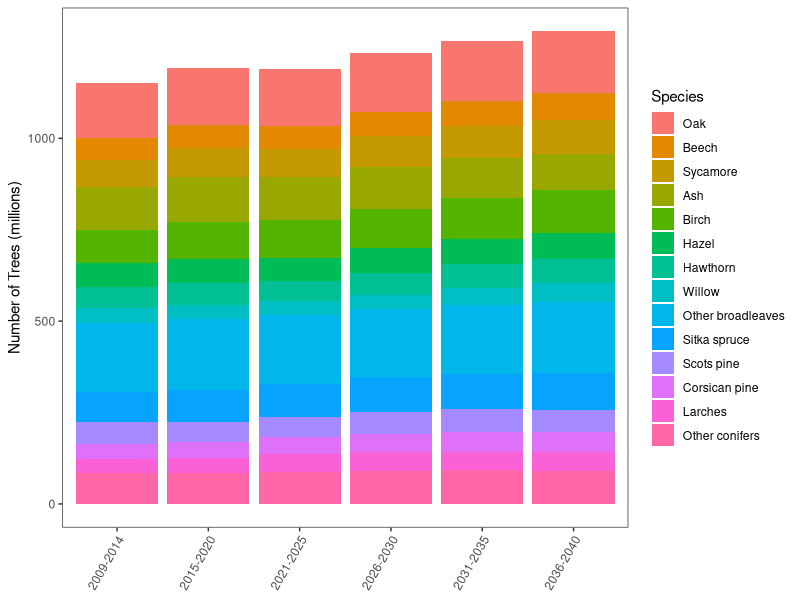
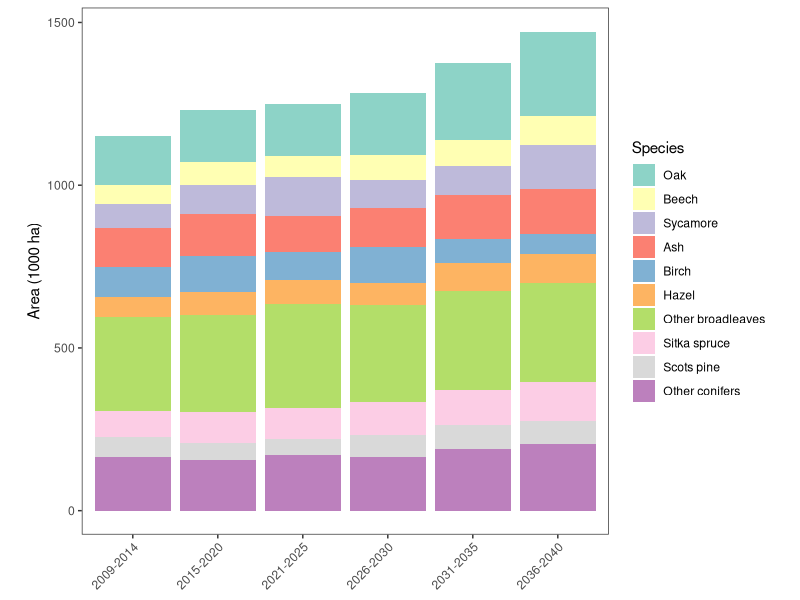
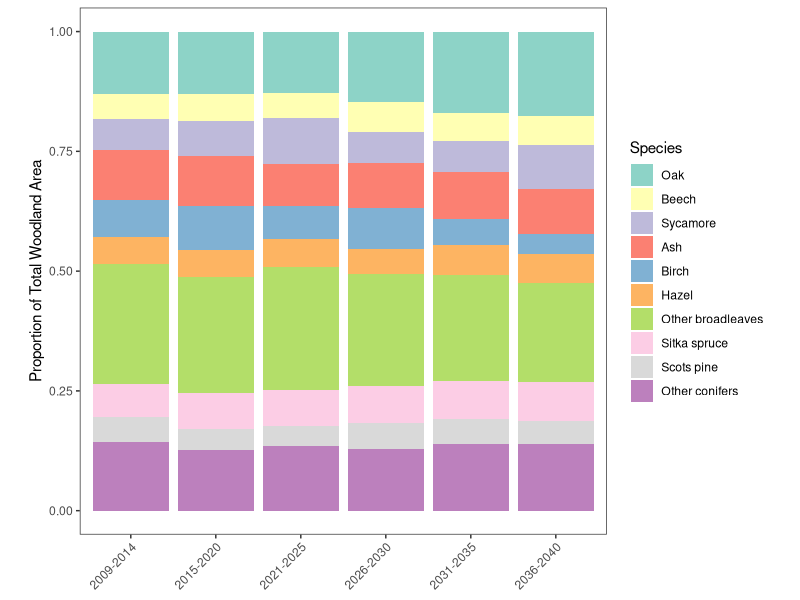
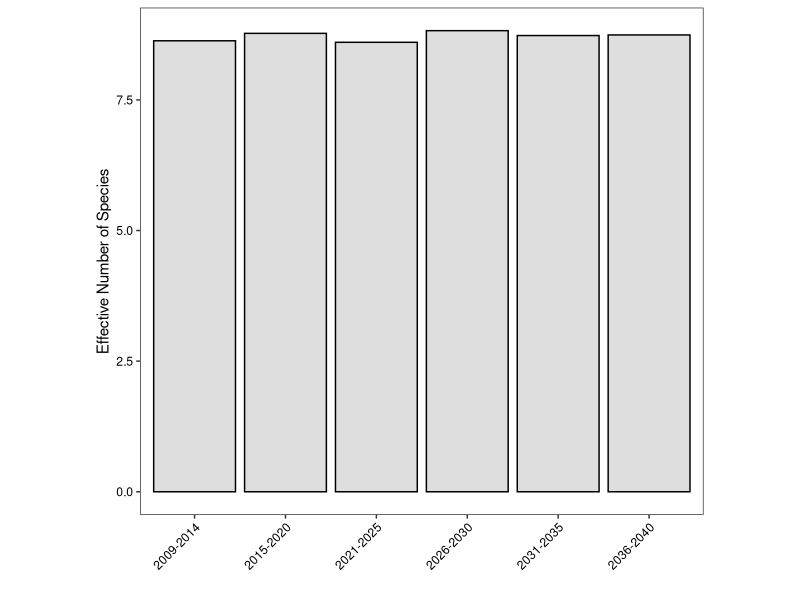
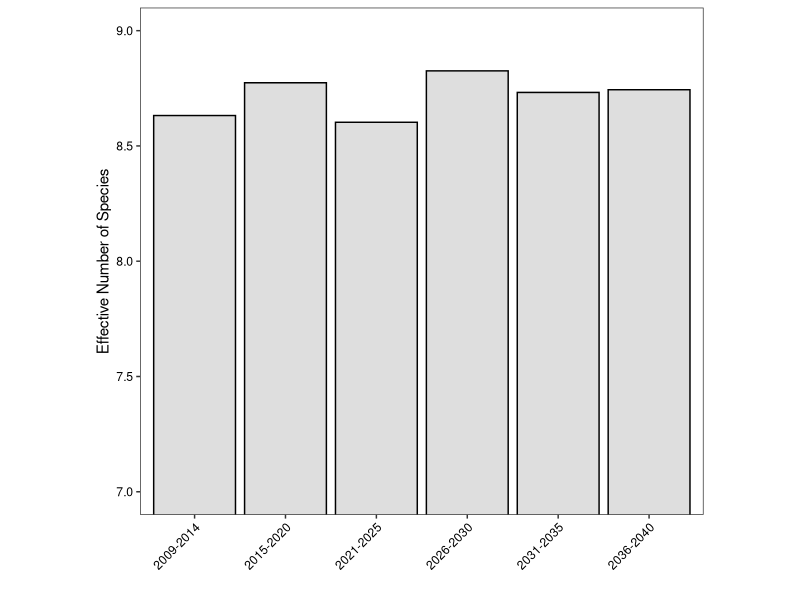
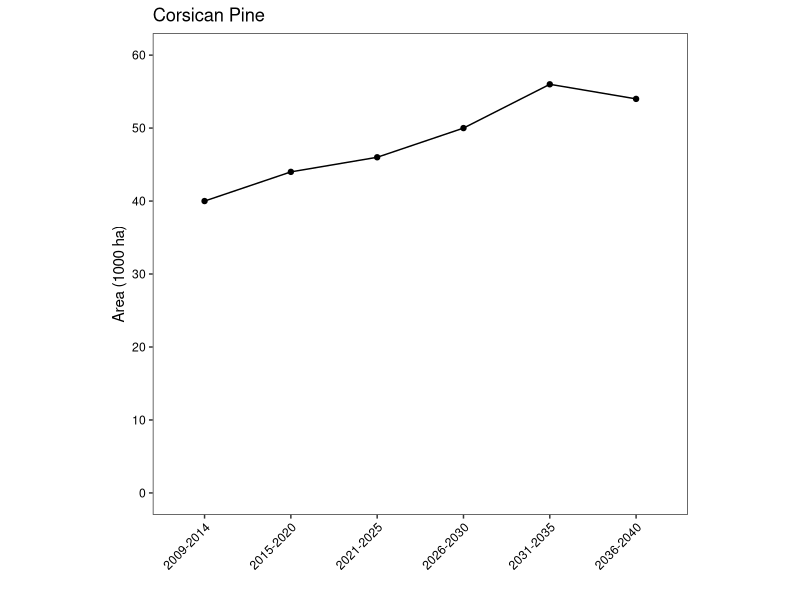
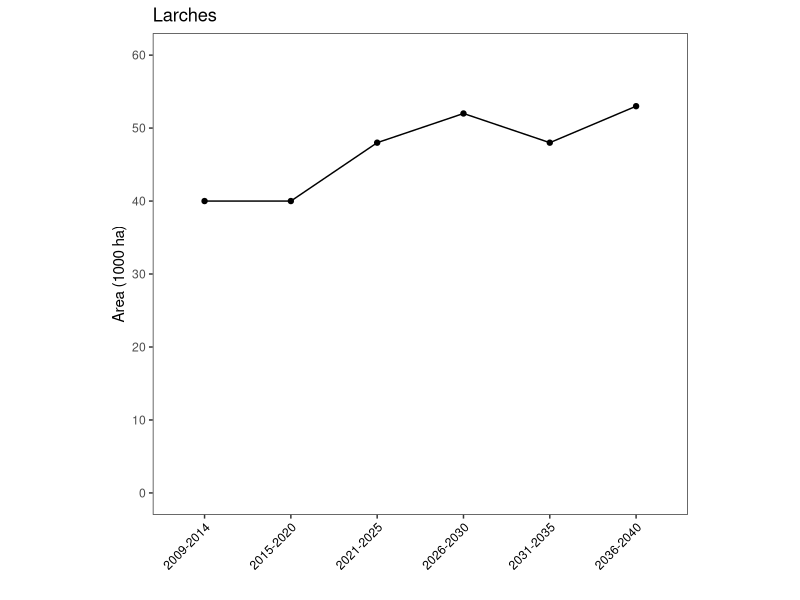
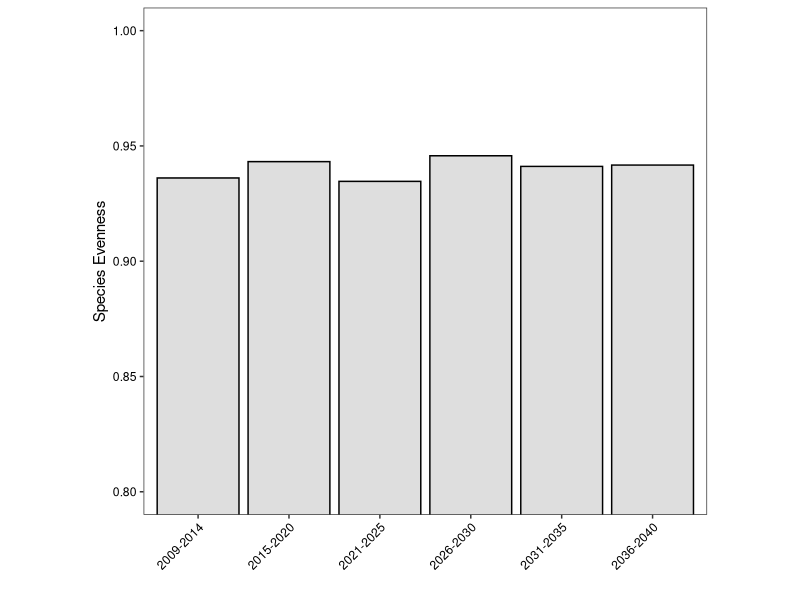

Reproduce these figures in R, in order.
##Script Name: New Diversity Graphs

##Author: Izzy Hassall, Ecosystems Analysis
##Contact (if different from above):

##Date Created: 2020-02-26

##Date Modified:

##Licence:

##Abstract:
#Species/Age/DBH diversity - species/age/dbh class composition by area over time, current snapshot (table), ENS 

##R version 3.6.1 (2019-07-05)
##Dependencies:
library(readxl)
library(tidyr)
library(ggplot2)
library(plyr)
library(dplyr)
library(vegan)
library(reshape)

#NFI Annual Stats Release
#Interim estimates at March 2012 - data I was already using in other scripts 

###Change existing graphs so that mock data shows a general trend and more distinct changes###

##SPECIES##################################################
#Generate mock dataset to show changes in SPECIES diversity over time
#Based on area in thousand ha
#FOR ALL SPECIES WITH OVER 40,000 HA
species<-c("Oak","Beech","Sycamore","Ash","Birch","Hazel","Hawthorn","Willow","Other broadleaves","Sitka spruce","Scots pine","Corsican pine","Larches","Other conifers")
all_mock<-matrix(c(151,155,155,160,165,170,
                   59,64,62,67,68,72,
                   74,79,78,83,87,93,
                   120,124,118,115,110,100,
                   90,100,104,108,112,118,
                   64,66,62,68,70,70,
                   57,60,55,60,65,67,
                   41,38,37,40,45,50,
                   191,195,190,186,190,196,
                   80,87,90,94,95,100,
                   61,54,56,60,63,60,
                   40,44,46,50,56,54,
                   40,40,48,52,48,53,
                   84,86,88,90,93,90),
                 nrow=6)
colnames(all_mock)=species
blocks<-c("2009-2014","2015-2020","2021-2025","2026-2030","2031-2035","2036-2040")
rownames(all_mock)=blocks

#Restructure using melt()
all_mock<-melt(all_mock)
#Change column names
colnames(all_mock)<-c("Block","Species","Total")

#Divided bar charts to show change over time
#Specify order of species to correspond with NFI
ggplot(data=all_mock,aes(x=Block,y=Total,fill=Species))+
  labs(y="Number of Trees (millions)")+
  geom_bar(stat="identity")+
  theme_bw()+
  theme(panel.grid.major=element_blank(),panel.grid.minor=element_blank())+
  theme(axis.text.x=element_text(angle=60,hjust=1))+
  theme(axis.title.x=element_blank())
#Still too many divisions

##################################################
#MAKE TEN CATEGORIES 
species_cut<-c("Oak","Beech","Sycamore","Ash","Birch","Hazel","Other broadleaves","Sitka spruce","Scots pine","Other conifers")
all_mock_cut<-matrix(c(151,160,160,190,234,260,
                   59,70,65,78,80,89,
                   74,90,120,85,90,134,
                   120,129,110,120,134,140,
                   90,112,85,110,75,60,
                   64,69,75,68,85,90,
                   289,300,320,300,305,305,
                   80,93,95,99,108,120,
                   61,54,50,68,73,70,
                   164,155,170,166,190,204),
                 nrow=6)
colnames(all_mock_cut)=species_cut
rownames(all_mock_cut)=blocks

#Restructure using melt()
all_mock_melt<-melt(all_mock_cut)
#Change column names
colnames(all_mock_melt)<-c("Block","Species","Total")

#Divided bar charts to show change over time
#Specify order of species to correspond with NFI
all_mock_melt$Species<-factor(all_mock_melt$Species,levels=c("Oak","Beech","Sycamore","Ash","Birch","Hazel","Other broadleaves","Sitka spruce","Scots pine","Other conifers"))
plot<-ggplot(data=all_mock_melt,aes(x=Block,y=Total,fill=Species))+
  labs(y="Area (1000 ha)")+
  geom_bar(stat="identity")+
  scale_fill_brewer(palette="Set3")+
  theme_bw()+
  theme(panel.grid.major=element_blank(),panel.grid.minor=element_blank())+
  theme(axis.text.x=element_text(angle=45,hjust=1))+
  theme(axis.title.x=element_blank())
plot+theme(aspect.ratio=1)

################################################################
#Proportional stacked bar chart
#Add proportion column to df
df0914<-filter(all_mock_melt,Block=="2009-2014")
df1520<-filter(all_mock_melt,Block=="2015-2020")
df2025<-filter(all_mock_melt,Block=="2021-2025")
df2530<-filter(all_mock_melt,Block=="2026-2030")
df3035<-filter(all_mock_melt,Block=="2031-2035")
df3540<-filter(all_mock_melt,Block=="2036-2040")
df0914=mutate(df0914,Proportion=Total/sum(Total))
df1520=mutate(df1520,Proportion=Total/sum(Total))
df2025=mutate(df2025,Proportion=Total/sum(Total))
df2530=mutate(df2530,Proportion=Total/sum(Total))
df3035=mutate(df3035,Proportion=Total/sum(Total))
df3540=mutate(df3540,Proportion=Total/sum(Total))
#Df of proportions
all_prop<-rbind(df0914,df1520,df2025,df2530,df3035,df3540)
sapply(all_prop,class)
all_prop$Species<-factor(all_prop$Species,levels=c("Oak","Beech","Sycamore","Ash","Birch","Hazel","Other broadleaves","Sitka spruce","Scots pine","Other conifers"))
#Plot proportional stacked bar chart
plot<-ggplot(data=all_prop,aes(x=Block,y=Proportion,fill=Species))+
  labs(y="Proportion of Total Woodland Area")+
  geom_bar(stat="identity")+
  theme_bw()+
  scale_fill_brewer(palette="Set3")+
  theme(panel.grid.major=element_blank(),panel.grid.minor=element_blank())+
  theme(axis.text.x=element_text(angle=45,hjust=1))+
  theme(axis.title.x=element_blank())
plot+theme(aspect.ratio=1)

###########################################################
#Shannon diversity index on mock data
all_mock_div<-diversity(all_mock_cut)
all_mock_div
#Create data frame
all_mock_div<-data.frame(blocks,all_mock_div)
names(all_mock_div)[names(all_mock_div)=="all_mock_div"]<-"Shannon"

#Calculate ENS for all species 
all_mock_div$ENS<-exp(all_mock_div$Shannon)
div_plot<-ggplot(data=all_mock_div,aes(x=blocks,y=ENS))+
  geom_bar(stat="identity",fill="grey87",colour="black")+
  theme_bw()+
  theme(panel.grid.major=element_blank(),panel.grid.minor=element_blank())+
  theme(axis.text.x=element_text(angle=45,hjust=1,colour="black"))+
  theme(axis.text.y=element_text(colour="black"))+
  labs(x="",y="Effective Number of Species")
div_plot+theme(aspect.ratio=0.9)

#Crop y axis
all_mock_div$ENS<-exp(all_mock_div$Shannon)
div_plot<-ggplot(data=all_mock_div,aes(x=blocks,y=ENS))+
  geom_bar(stat="identity",fill="grey87",colour="black")+
  theme_bw()+
  theme(panel.grid.major=element_blank(),panel.grid.minor=element_blank())+
  theme(axis.text.x=element_text(angle=45,hjust=1,colour="black"))+
  theme(axis.text.y=element_text(colour="black"))+
  labs(x="",y="Effective Number of Species")+
  coord_cartesian(ylim=c(7,9))
div_plot+theme(aspect.ratio=0.9)

#Make indicator species graphs over time
#Corsican Pine
cp<-filter(all_mock,Species=="Corsican pine")
cp_plot<-ggplot(data=cp,aes(x=Block,y=Total,group=1))+
  geom_point()+
  geom_line()+
  theme_bw()+
  theme(panel.grid.major=element_blank(),panel.grid.minor=element_blank())+
  theme(axis.text.x=element_text(angle=45,hjust=1,colour="black"))+
  theme(axis.text.y=element_text(colour="black"))+
  labs(x="",y="Area (1000 ha)")+
  scale_y_continuous(limits=c(0,60),breaks=seq(0,60,by=10))
cp_plot+theme(aspect.ratio=0.9)+
  ggtitle("Corsican Pine")

#Larch
lar<-filter(all_mock,Species=="Larches")
lar_plot<-ggplot(lar,aes(Block,Total,group=1))+
  geom_point()+
  geom_line()+
  theme_bw()+
  theme(panel.grid=element_blank())+
  theme(axis.text.x=element_text(angle=45,hjust=1,colour="black"))+
  labs(x="",y="Area (1000 ha)")+
  scale_y_continuous(limits=c(0,60),breaks=seq(0,60,by=10))
lar_plot+theme(aspect.ratio=0.9)+
  ggtitle("Larches")

#Calculate species evenness
#H/ln(SR)
all_mock_div=mutate(all_mock_div,Evenness=(Shannon/log(10)))
even_plot<-ggplot(data=all_mock_div,aes(x=blocks,y=Evenness))+
  geom_bar(stat="identity",fill="grey87",colour="black")+
  theme_bw()+
  theme(panel.grid.major=element_blank(),panel.grid.minor=element_blank())+
  theme(axis.text.x=element_text(angle=45,hjust=1,colour="black"))+
  theme(axis.text.y=element_text(colour="black"))+
  labs(x="",y="Species Evenness")+
  coord_cartesian(ylim=c(0.8,1))
even_plot+theme(aspect.ratio=0.9)

###################################################################
##AGE##############################################################
###################################################################

##Stocked area data for both broadleaves and conifer species
#Create mock dataset with AreaTotal as starting point 
age_mock<-matrix(c(276,290,282,299,313,326,
                       324,312,298,338,358,369,
                       280,295,245,302,345,327,
                       161,140,174,147,178,189,
                       104,108,120,137,168,137,
                       64,64,65,64,64,65),
                     nrow=6,
                     dimnames=list(c("2009-2014","2015-2020","2021-2025","2026-2030","2031-2035","2036-2040"),
                                   c("0-20","21-40","41-60","61-80","81-100","100+")))
age_melt<-melt(age_mock)
colnames(age_melt)<-c("Block","AgeClass","TotalArea")
age_melt<-as.data.frame(age_melt)
sapply(age_melt,class)
age_melt$AgeClass<-factor(age_melt$AgeClass,levels=c("0-20","21-40","41-60","61-80","81-100","100+"))
plot<-ggplot(data=age_melt,aes(x=Block,y=TotalArea,fill=AgeClass))+
  labs(y="Area (1000 ha)")+
  geom_bar(stat="identity")+
  scale_fill_brewer(palette="Set3")+
  theme_bw()+
  theme(panel.grid.major=element_blank(),panel.grid.minor=element_blank())+
  theme(axis.text.x=element_text(angle=45,hjust=1))+
  theme(axis.title.x=element_blank())
plot+theme(aspect.ratio=1)

#Calculate Shannon and ENS
age_all_div<-diversity(age_mock)
years<-c("2009-2014","2015-2020","2021-2025","2026-2030","2031-2035","2036-2040")
age_all_div<-data.frame(years,age_all_div)
names(age_all_div)[names(age_all_div)=="age_all_div"]<-"Shannon"
sapply(age_all_div,class)
#Calculate ENS for all species 
age_all_div$ENS<-exp(age_all_div$Shannon)
age_plot<-ggplot(data=age_all_div,aes(x=years,y=ENS))+
  geom_bar(stat="identity",fill="grey87",colour="black")+
  theme_bw()+
  theme(panel.grid.major=element_blank(),panel.grid.minor=element_blank())+
  theme(axis.text.x=element_text(angle=45,hjust=1,colour="black"))+
  theme(axis.text.y=element_text(colour="black"))+
  labs(x="",y="Effective Number of Age Classes")
age_plot+theme(aspect.ratio=0.9)
#Calculate ENS for all species with croppped axis
age_plot<-ggplot(data=age_all_div,aes(x=years,y=ENS))+
  geom_bar(stat="identity",fill="grey87",colour="black")+
  theme_bw()+
  theme(panel.grid.major=element_blank(),panel.grid.minor=element_blank())+
  theme(axis.text.x=element_text(angle=45,hjust=1,colour="black"))+
  theme(axis.text.y=element_text(colour="black"))+
  labs(x="",y="Effective Number of Age Classes")+
  coord_cartesian(ylim=c(4,5.5))
age_plot+theme(aspect.ratio=0.9)

#Calculate age class evenness
#H/ln(SR)
age_all_div=mutate(age_all_div,Evenness=(Shannon/log(6)))
even_plot<-ggplot(data=age_all_div,aes(x=years,y=Evenness))+
  geom_bar(stat="identity",fill="grey87",colour="black")+
  theme_bw()+
  theme(panel.grid.major=element_blank(),panel.grid.minor=element_blank())+
  theme(axis.text.x=element_text(angle=45,hjust=1,colour="black"))+
  theme(axis.text.y=element_text(colour="black"))+
  labs(x="",y="Age Class Evenness")+
  coord_cartesian(ylim=c(0.8,1))
even_plot+theme(aspect.ratio=0.9)

##############################################################
##SIZE########################################################
#############################################################
#Stacked bar plots over time
bl_mock<-matrix(c(70,79,89,93,100,105,
                  127,114,132,157,165,181,
                  201,165,198,234,253,267,
                  172,189,143,158,189,212,
                  157,157,176,162,166,172,
                  84,89,93,93,98,100,
                  73,73,74,76,80,76),
                nrow=6,
                dimnames=list(c("2009-2014","2015-2020","2021-2025","2025-2030","2031-2035","2036-2040"),
                              c("0-10","11-20","21-40","41-60","61-80","81-100","100+")))


bl_mock_melt<-melt(bl_mock)
colnames(bl_mock_melt)<-c("Block","DBHClass","Total")
bl_mock_melt<-as.data.frame(bl_mock_melt)
sapply(bl_mock_melt,class)
bl_mock_melt$DBHClass<-factor(bl_mock_melt$DBHClass,levels=c("0-10","11-20","21-40","41-60","61-80","81-100","100+"))
size_plot<-ggplot(data=bl_mock_melt,aes(x=Block,y=Total,fill=DBHClass))+
  labs(y="Area (1000 ha)")+
  geom_bar(stat="identity")+
  scale_fill_brewer(palette="Set3")+
  theme_bw()+
  theme(panel.grid.major=element_blank(),panel.grid.minor=element_blank())+
  theme(axis.text.x=element_text(angle=45,hjust=1))+
  theme(axis.title.x=element_blank())
size_plot+theme(aspect.ratio=0.9)

#Calculate Shannon diversity
blocks<-c("2009-2014","2015-2020","2021-2025","2026-2030","2031-2035","2036-2040")
size_div<-diversity(bl_mock)
size_div
size_div<-data.frame(blocks,size_div)
names(size_div)[names(size_div)=="size_div"]<-"Shannon"
#Plot Shannon over time 
ggplot(data=size_div,aes(x=blocks,y=Shannon))+
  geom_bar(stat="identity",width=0.75,colour="black",fill="grey87")+
  labs(x="",y="Shannon H")+
  coord_cartesian(ylim=c(1.6,1.62))+
  theme_bw()+
  theme(panel.grid.major=element_blank(),panel.grid.minor=element_blank())+
  theme(axis.text.x=element_text(angle=50,hjust=1))+
  theme(axis.text.x=element_text(colour="black"))+
  theme(axis.text.y=element_text(colour="black"))

#Calculate ENS of DBH Broadleaves diversity
size_div$ENS<-exp(size_div$Shannon)
size_plot<-ggplot(data=size_div,aes(x=blocks,y=ENS))+
  geom_bar(stat="identity",colour="black",fill="grey87")+
  labs(x="",y="Effective Number of DBH Classes")+
  theme_bw()+
  theme(panel.grid.major=element_blank(),panel.grid.minor=element_blank())+
  theme(axis.text.x=element_text(angle=45,hjust=1))+
  theme(axis.text.x=element_text(colour="black"))+
  theme(axis.text.y=element_text(colour="black"))
size_plot+theme(aspect.ratio=0.9)
#Cropped y axis
size_plot<-ggplot(data=size_div,aes(x=blocks,y=ENS))+
  geom_bar(stat="identity",colour="black",fill="grey87")+
  labs(x="",y="Effective Number of DBH Classes")+
  theme_bw()+
  theme(panel.grid.major=element_blank(),panel.grid.minor=element_blank())+
  theme(axis.text.x=element_text(angle=45,hjust=1))+
  theme(axis.text.x=element_text(colour="black"))+
  theme(axis.text.y=element_text(colour="black"))+
  coord_cartesian(ylim=c(5,7))
size_plot+theme(aspect.ratio=0.9)

#Generate size class evenness
#H/ln(SR)
size_div=mutate(size_div,Evenness=(Shannon/log(7)))
even_plot<-ggplot(data=size_div,aes(x=blocks,y=Evenness))+
  geom_bar(stat="identity",fill="grey87",colour="black")+
  theme_bw()+
  theme(panel.grid.major=element_blank(),panel.grid.minor=element_blank())+
  theme(axis.text.x=element_text(angle=45,hjust=1,colour="black"))+
  theme(axis.text.y=element_text(colour="black"))+
  labs(x="",y="DBH Class Evenness")+
  coord_cartesian(ylim=c(0.8,1))
even_plot+theme(aspect.ratio=0.9)
